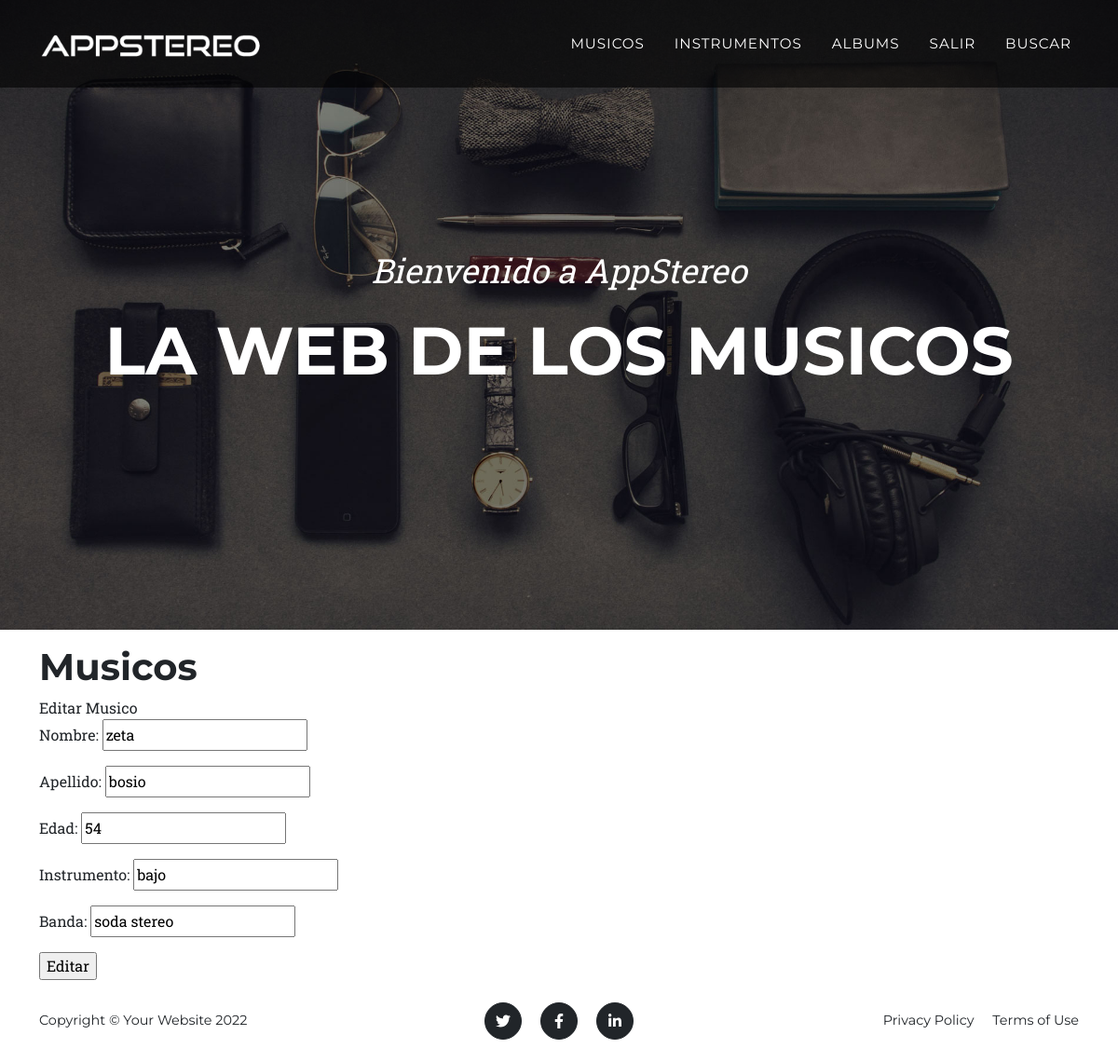
Screenshot of /musico/editar/1 (signed in) with the database file from the repository.
### AppStereo/models.py (models this page shows, shortened)
class Musicos(models.Model):
    nombre = models.CharField(max_length=50)
    apellido = models.CharField(max_length=50)
    edad = models.IntegerField()
    instrumento = models.CharField(max_length=50)
    banda = models.CharField(max_length=50)

### AppStereo/views.py (the view)
# urls.py: path('musico/editar/<pk>', MusicoUpdate.as_view(), name='musico_editar'),
class MusicoUpdate(LoginRequiredMixin, UpdateView):
    model = Musicos
    template_name = "AppStereo/musico_form.html"
    success_url = reverse_lazy('LeerMusicos')
    fields = ['nombre', 'apellido', 'edad', 'instrumento', 'banda']

### AppStereo/templates/AppStereo/musico_form.html (shortened to what this page needs)
{% extends "AppStereo/base.html" %}
{% block contenido %}
{% load static %}
<h1>Musicos</h1>
<form method="POST">{% csrf_token %}
    Editar Musico
    {{form.as_p}}
    <input type="submit" value="Editar">
{% endblock %}

### rows the page displays
Musicos: nombre "zeta", apellido "bosio", edad "54", instrumento "bajo", banda "soda stereo"
